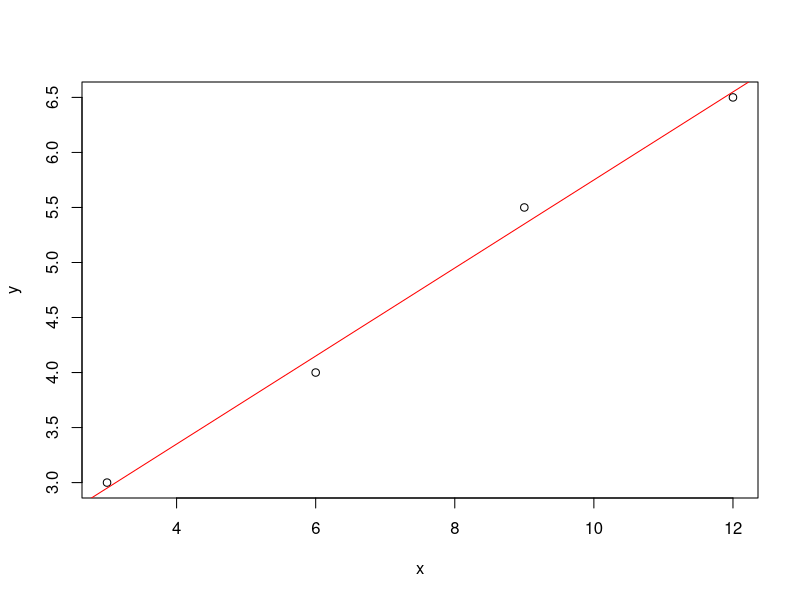
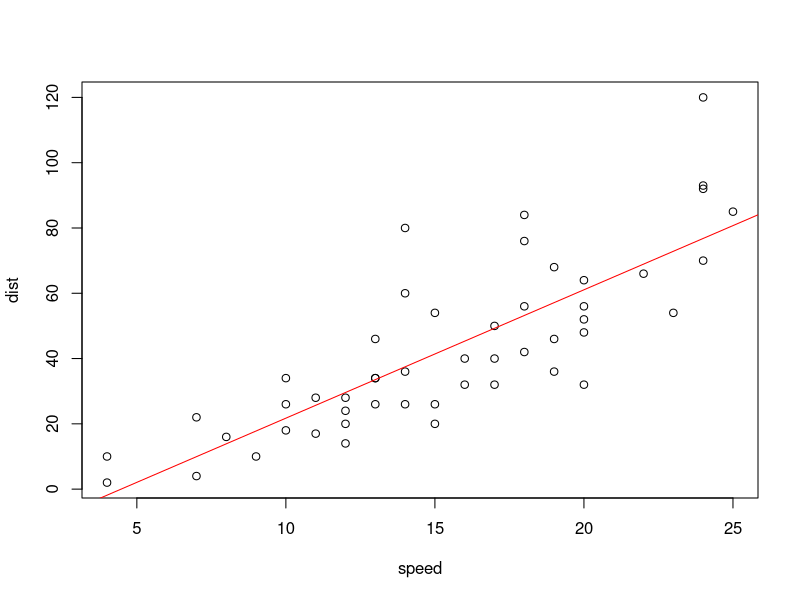
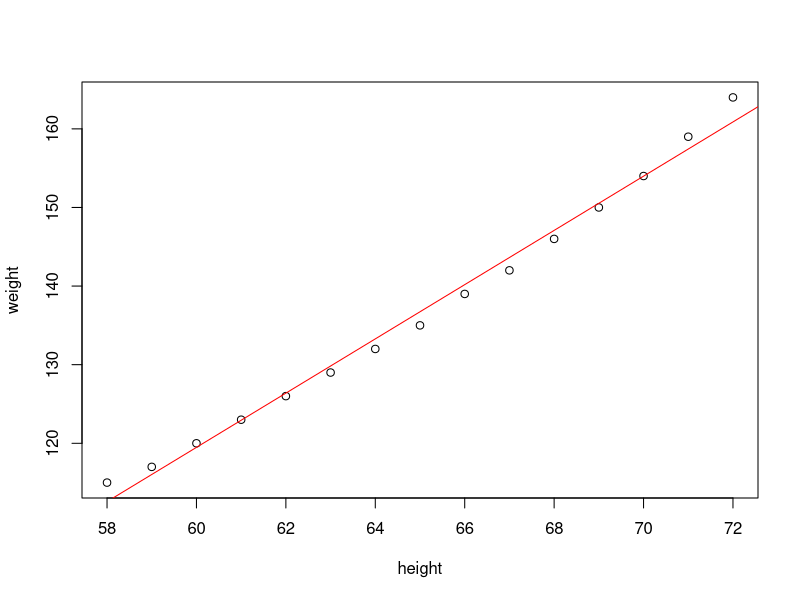

R code for these plots, in order: (Note: this script raises an error after producing the figures.)
#모델링과 예측
##데이터 생성
x <- c(3.0, 6.0, 9.0, 12.0)
y <- c(3.0, 4.0, 5.5, 6.5)
x; y
m <- lm(y~x)
m

## 시각화

plot(x, y)
abline(m, col='red')

#매개변수 확인
coef(m)

#모델에 의한 예측값(y값) 계산(fitted)
fitted(m)

#오차(잔차)
residuals(m)

##모델 자세히 살펴보기
summary(m)

##모델을 이용한 예측
### 새로운 샘플
newx <- data.frame(x = c(1.2, 2.0, 20.65))
newx

###예측, predict()
predict(m, newdata = newx)

#############################################
#단순 선형 회귀
#1. cars 데이터 이용
str(cars)

## 데이터 시각화
plot(cars)

## 모델 생성
car_model <- lm(dist ~ speed, data = cars)

##계수 확인
coef(car_model)

## 모델 시각화
abline(car_model, col='red')

##예측값 확인
fitted(car_model)

##시속 21.5일 때 제동거리는?
new_speed <- data.frame(speed = c(21.5))
predict(car_model, new_speed)


#2. women data
str(women)

## 데이터 시각화
plot(women)

##모델 생성
women_model <-lm(weight ~ height, data=women)

##계수 확인
coef(women_model)

##모델 시각화
abline(women_model, col='red')

## summary로 car_model과  자세히 보기
summary(car_model)
summary(women)

# t-검정
## 데이터: 수면제 복용 후 수면 시간의 변화
data1 <- c(30, -5, 55, -30, -20, 45)
data2 <- c(12, 13, 12, 13, 12, 13)
data3 <- c(30, -5, 55, -30, -20, 45, 3, -5, 55, -30, -20, 45)

##평균과 표준편차
mean(data1); sd(data1)
mean(data2); sd(data2)
mean(data3); sd(data3)

## t.test로 t-검정; df: 자유도, p=balue:
t.test(data1)
t.test(data2)
t.test(data3)


#############################################
#다중 선형 회귀
#1. mtcars 데이터 (실린더 수와 차체 무게가 마력에 미치는 영향)
mtcars_model <- lm(hp ~ cyl + wt, data = mtcars)
mtcars_model
summary(mtcars_model)

#2. airquality 데이터(최고 온도에 영향을 미치는 변수, 오존량, 태양 방사선량, 풍속)
air <- airquality
head(air)
air_model <- lm(Temp ~ Ozone + Solar.R + Wind, data = air)
air_model
summary(air_model)

#변수 선택법
##step; both: 최상 부분집합; backward(후진); forward(전진)
mtcars_model <- lm(mpg ~ ., data = mtcars)
slm <- step(mtcars_model, direction = 'both')
slm


bestBIC <- summary(slm)$bic; bestBIC

##가장 낮은 모델 시각화
min.val <- which.min(bestBIC)
plot(bestBIC, type = "b")
points(min.val, bestBIC[min.val], col='red', pch=20) ##시험범위에요. 인덱스 알아두셔야 합니다.
